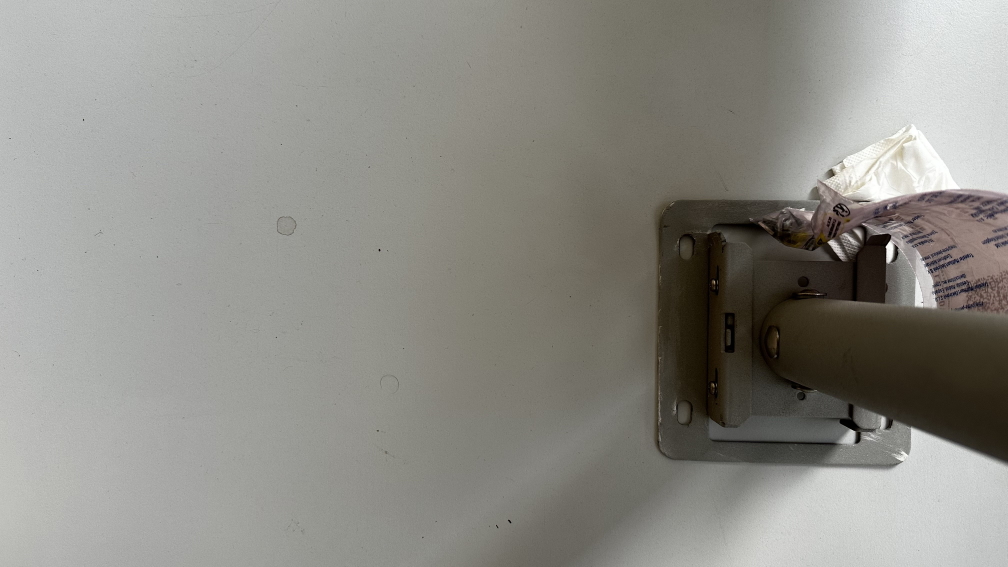
#> input picture Image preprocessing/Camera data handling/testy/System Wizyjny - kontrola jakości/ZdjeciaElementy/IMG_0030.jpg, 4032 x 2268 px, given in place of bgr_video.mp4, which was not available (shown at 1/4 size)
$ python Find_shape_test.py
#> lines starting #> are read from the running program, lines starting #| are printed output that depends on the picture; pictures that were not available may be replaced by others from this repository, and a replacement may not be noted
import numpy as np
import cv2
from skimage import data, filters

# ------------------ Skrypt do wykrywania nowych elementów na obrazie - TEST ------------------- #

#na podstawie
#https://learnopencv.com/simple-background-estimation-in-videos-using-opencv-c-python/
#https://learnopencv.com/moving-object-detection-with-opencv/

# Open Video
cap = cv2.VideoCapture('../../bgr_video/bgr_video.mp4')

# Randomly select 25 frames
frameIds = cap.get(cv2.CAP_PROP_FRAME_COUNT) * np.random.uniform(size=25)

# Store selected frames in an array
frames = []
for fid in frameIds:
    cap.set(cv2.CAP_PROP_POS_FRAMES, fid)
    ret, frame = cap.read()
    frames.append(frame)
#> this loop made 25 passes
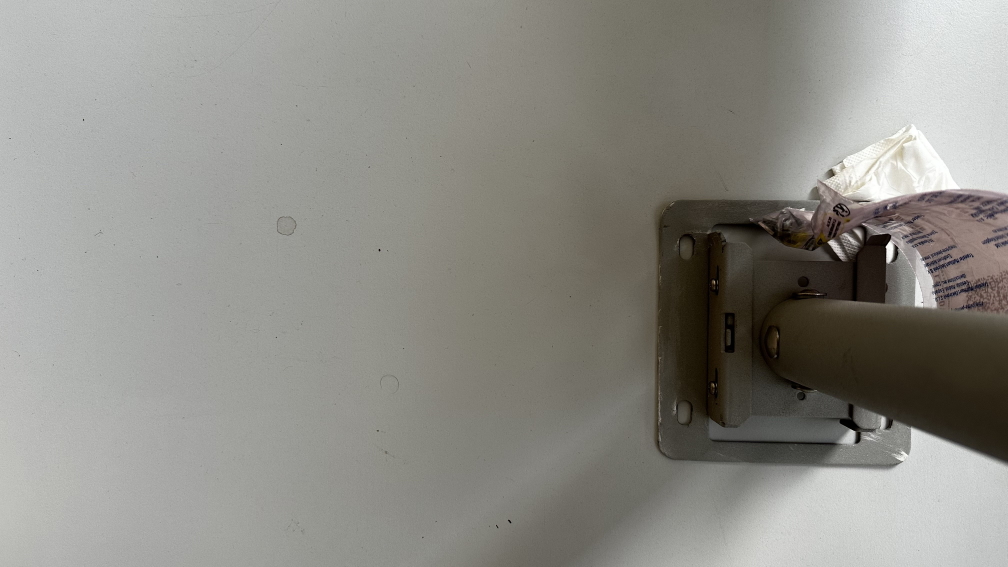
#> input picture Image preprocessing/Camera data handling/testy/System Wizyjny - kontrola jakości/ZdjeciaElementy/IMG_0030.jpg, 4032 x 2268 px, given in place of bgr_video.mp4, which was not available (shown at 1/4 size)
#> after the loop, frames = 25 items

# Calculate the median along the time axis
medianFrame = np.median(frames, axis=0).astype(dtype=np.uint8)
#> medianFrame is the input picture: shape (2268, 4032, 3); mean B, G, R 134.2, 140.3, 141.5

# Display median frame
cv2.imshow('frame', medianFrame)
cv2.waitKey(0)

cap.set(cv2.CAP_PROP_POS_FRAMES, 0)

# Convert background to grayscale
grayMedianFrame = cv2.cvtColor(medianFrame, cv2.COLOR_BGR2GRAY)

#Do zapisania wideo
fourcc = cv2.VideoWriter_fourcc(*'mp4v')

# Loop over all frames
ret = True
out = None
while (ret):
    # Read frame
    ret, frame = cap.read()
    # Convert current frame to grayscale
    if frame is not None:
        frame = cv2.cvtColor(frame, cv2.COLOR_BGR2GRAY)
        # Calculate absolute difference of current frame and
        # the median frame
        dframe = cv2.absdiff(frame, grayMedianFrame)
#> dframe: shape (2268, 4032); every value is 0
        # Treshold to binarize
        th, dframe = cv2.threshold(dframe, 30, 255, cv2.THRESH_BINARY)
        # set the kernal
        kernel = cv2.getStructuringElement(cv2.MORPH_ELLIPSE, (3, 3))
        # Apply erosion
        mask_eroded = cv2.morphologyEx(dframe, cv2.MORPH_OPEN, kernel)
        # mask_eroded = dframe
        contours, hierarchy = cv2.findContours(mask_eroded, cv2.RETR_EXTERNAL, cv2.CHAIN_APPROX_SIMPLE)
#> contours = []

        min_contour_area = 200  # Define your minimum area threshold
        large_contours = [cnt for cnt in contours if cv2.contourArea(cnt) > min_contour_area]
#> large_contours = []

        frame_out = frame.copy()
        for cnt in large_contours:
            x, y, w, h = cv2.boundingRect(cnt)
            frame_out = cv2.rectangle(frame, (x, y), (x + w, y + h), (0, 200, 200), 3)
#> this loop made 0 passes

        if dframe.shape[0] != frame.shape[0]:
            height = min(dframe.shape[0], frame.shape[0])
            dframe = cv2.resize(dframe, (dframe.shape[1], height))
            frame = cv2.resize(frame, (frame.shape[1], height))

        combined_image = cv2.vconcat([mask_eroded, frame_out])
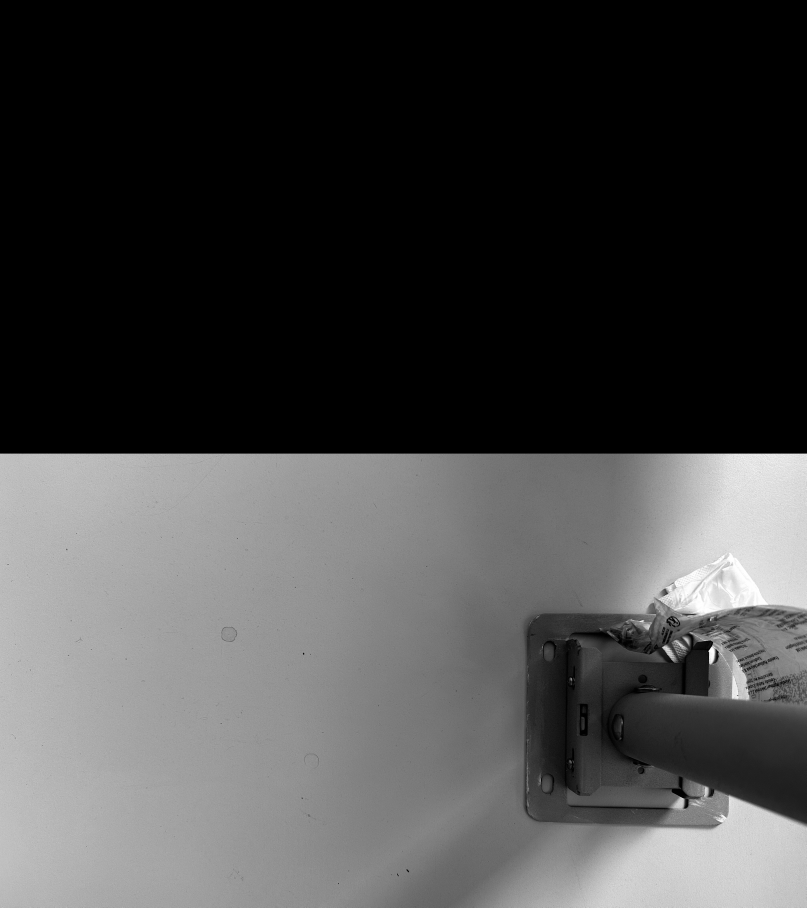
#> combined_image: shape (4536, 4032) (shown at 1/5 size); min 0, max 255, mean 70
        combined_image = cv2.resize(combined_image, (combined_image.shape[1] // 2, combined_image.shape[0] // 2))
#> combined_image: shape (2268, 2016)

        if out is None:
            out = cv2.VideoWriter('../../output.mp4', fourcc, 20.0, (combined_image.shape[1], combined_image.shape[0]))

        out.write(combined_image)
        cv2.imshow('Combined Image', combined_image)
        cv2.waitKey(20)
    else:
        break

# Release video object
cap.release()
out.release()
# Destroy all windows
cv2.destroyAllWindows()

$ run again, on Image preprocessing/Camera data handling/testy/System Wizyjny - kontrola jakości/ZdjeciaElementy/IMG_0043.jpg
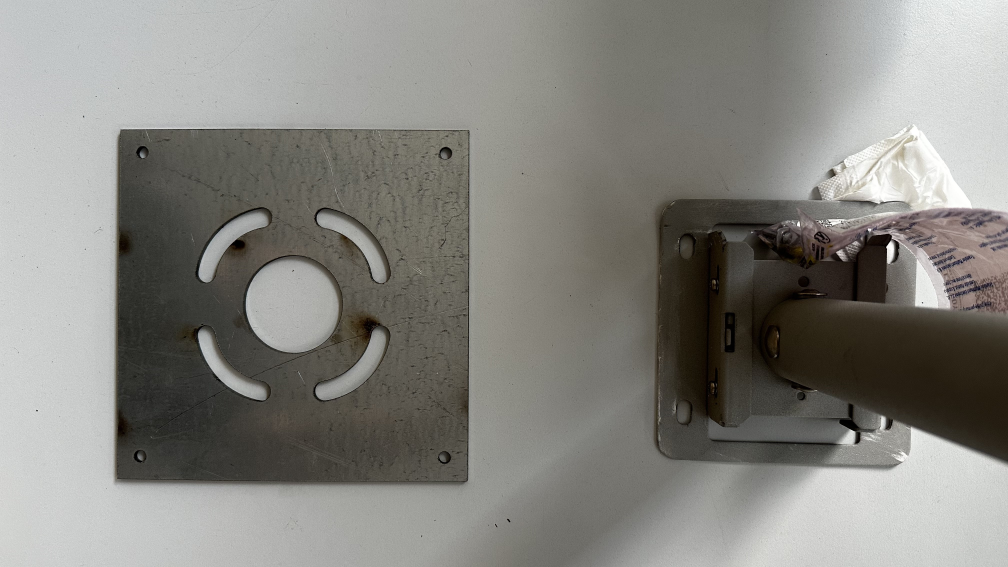
#> input picture Image preprocessing/Camera data handling/testy/System Wizyjny - kontrola jakości/ZdjeciaElementy/IMG_0043.jpg, 4032 x 2268 px, given in place of bgr_video.mp4, which was not available (shown at 1/4 size)
#> the loop `for fid in frameIds:` made 25 passes
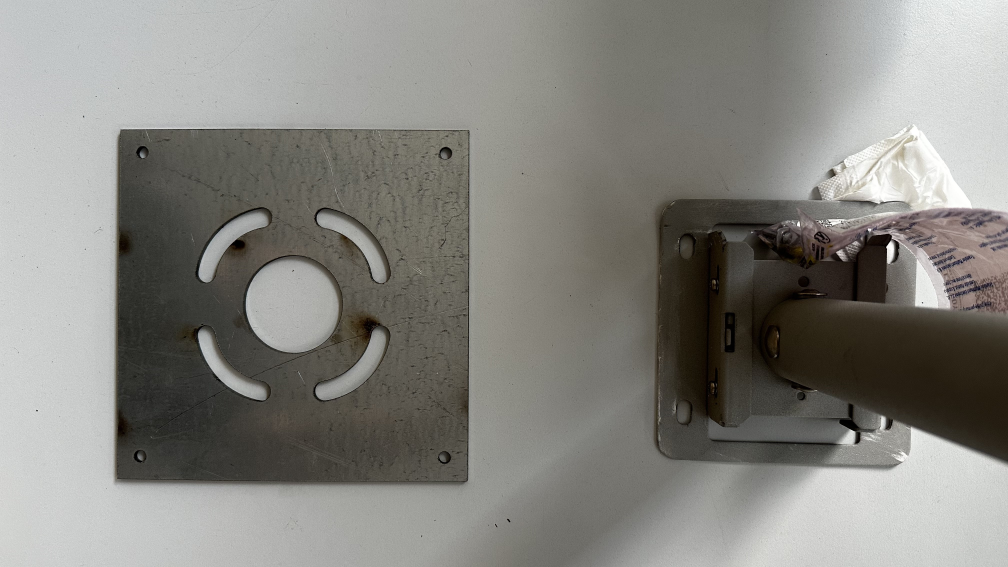
#> input picture Image preprocessing/Camera data handling/testy/System Wizyjny - kontrola jakości/ZdjeciaElementy/IMG_0043.jpg, 4032 x 2268 px, given in place of bgr_video.mp4, which was not available (shown at 1/4 size)
#> after the loop `for fid in frameIds:`: frames = 25 items
#> medianFrame is the input picture: shape (2268, 4032, 3); mean B, G, R 128.2, 133.3, 134.4
#> dframe: shape (2268, 4032); every value is 0
#> contours = []
#> `combined_image = cv2.vconcat([mask_eroded, frame_out])`:
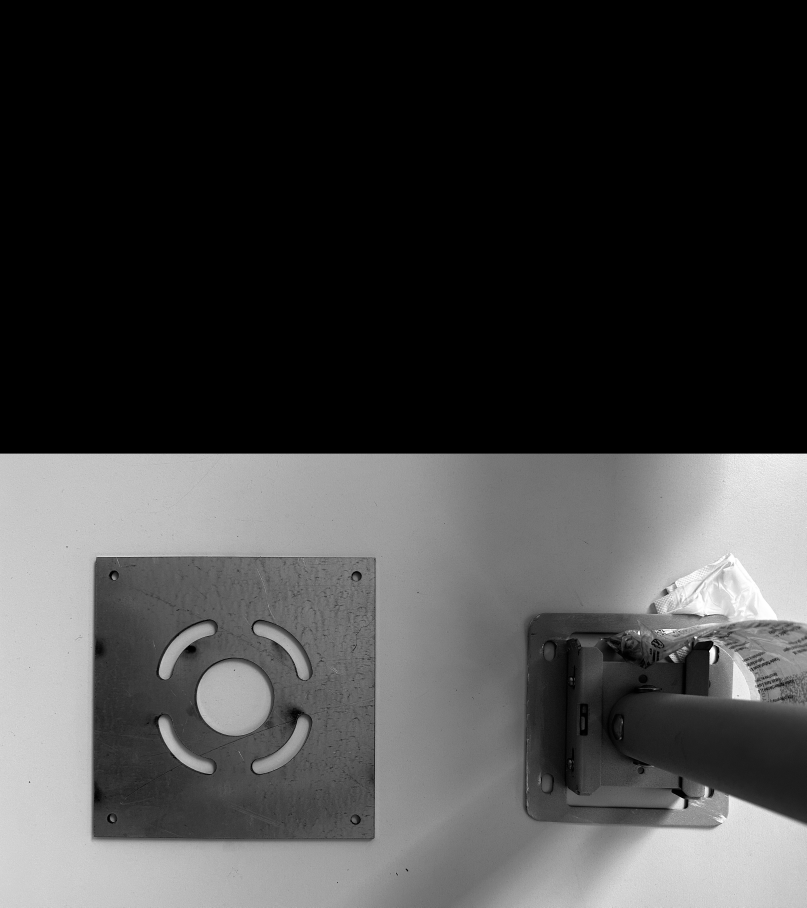
#> combined_image: shape (4536, 4032) (shown at 1/5 size); min 0, max 255, mean 66.5

$ run again, on Image preprocessing/Camera data handling/testy/System Wizyjny - kontrola jakości/ZdjeciaElementy/IMG_0049.jpg
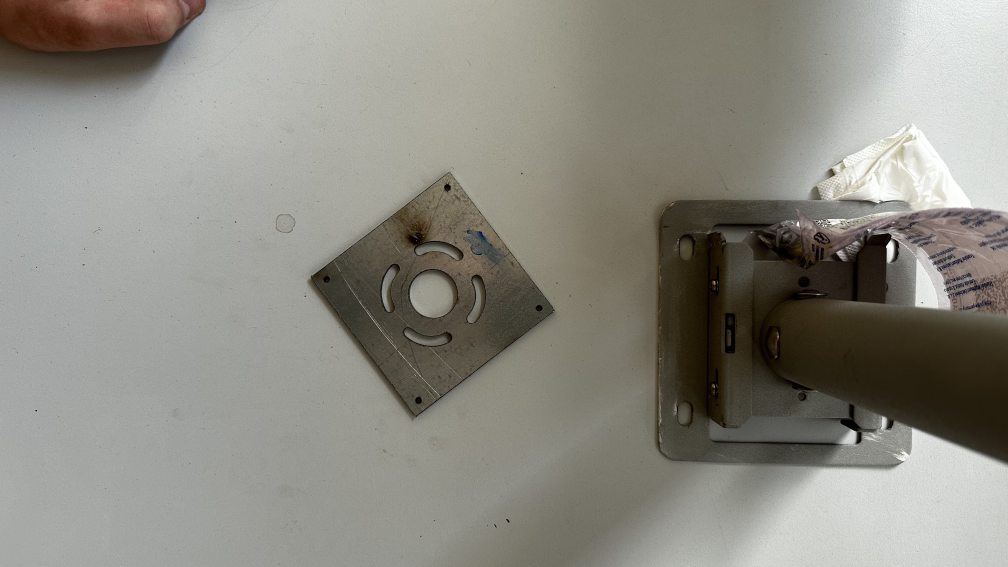
#> input picture Image preprocessing/Camera data handling/testy/System Wizyjny - kontrola jakości/ZdjeciaElementy/IMG_0049.jpg, 4032 x 2268 px, given in place of bgr_video.mp4, which was not available (shown at 1/4 size)
#> the loop `for fid in frameIds:` made 25 passes
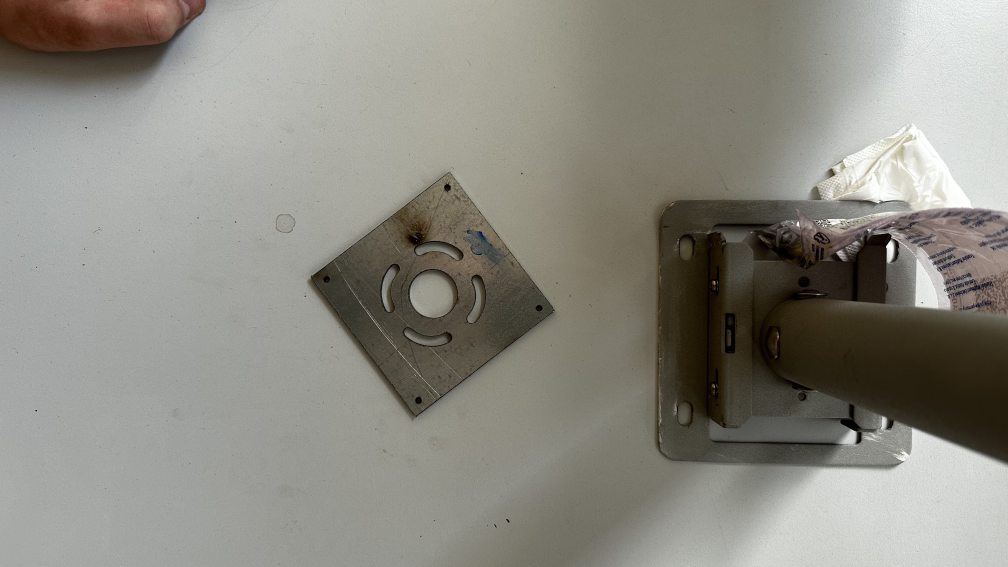
#> input picture Image preprocessing/Camera data handling/testy/System Wizyjny - kontrola jakości/ZdjeciaElementy/IMG_0049.jpg, 4032 x 2268 px, given in place of bgr_video.mp4, which was not available (shown at 1/4 size)
#> after the loop `for fid in frameIds:`: frames = 25 items
#> medianFrame is the input picture: shape (2268, 4032, 3); mean B, G, R 130.7, 139.2, 141.1
#> `grayMedianFrame = cv2.cvtColor(medianFrame, cv2.COLOR_BGR2GRAY)`:
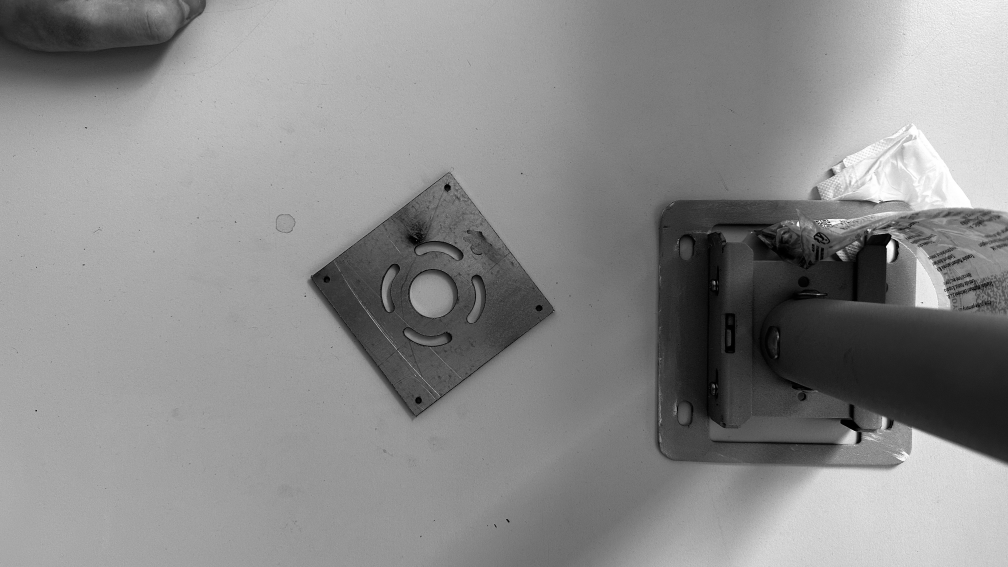
#> grayMedianFrame: shape (2268, 4032) (shown at 1/4 size); min 0, max 255, mean 138.8
#> dframe: shape (2268, 4032); every value is 0
#> contours = []
#> `combined_image = cv2.vconcat([mask_eroded, frame_out])`:
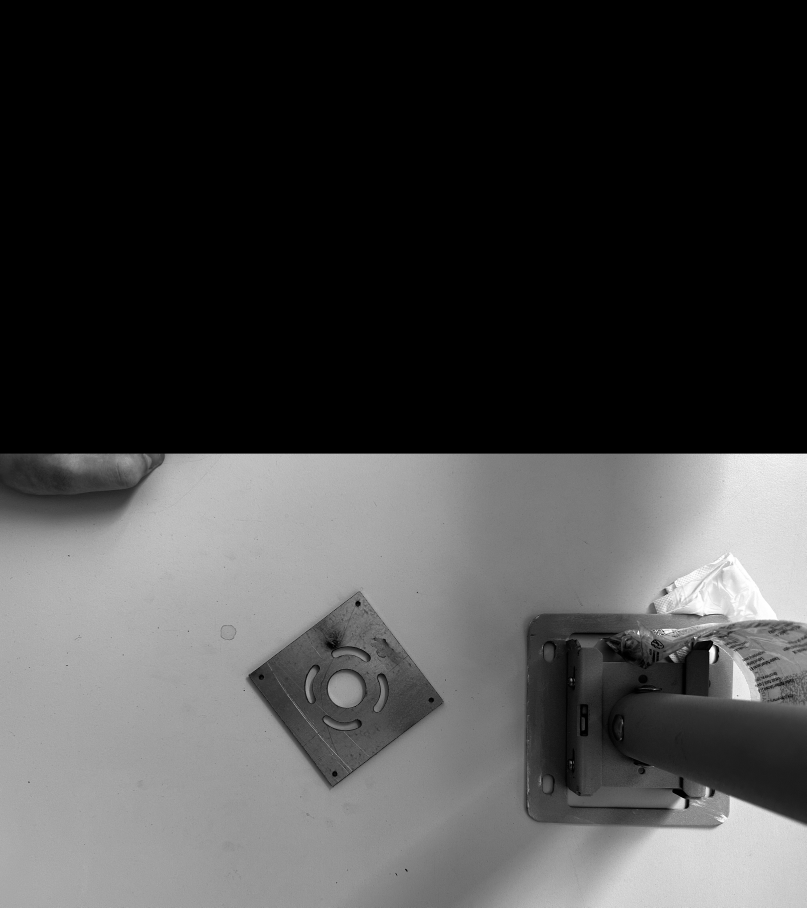
#> combined_image: shape (4536, 4032) (shown at 1/5 size); min 0, max 255, mean 69.4

$ run again, on Image preprocessing/Camera data handling/testy/System Wizyjny - kontrola jakości/ZdjeciaElementy/IMG_0050.jpg
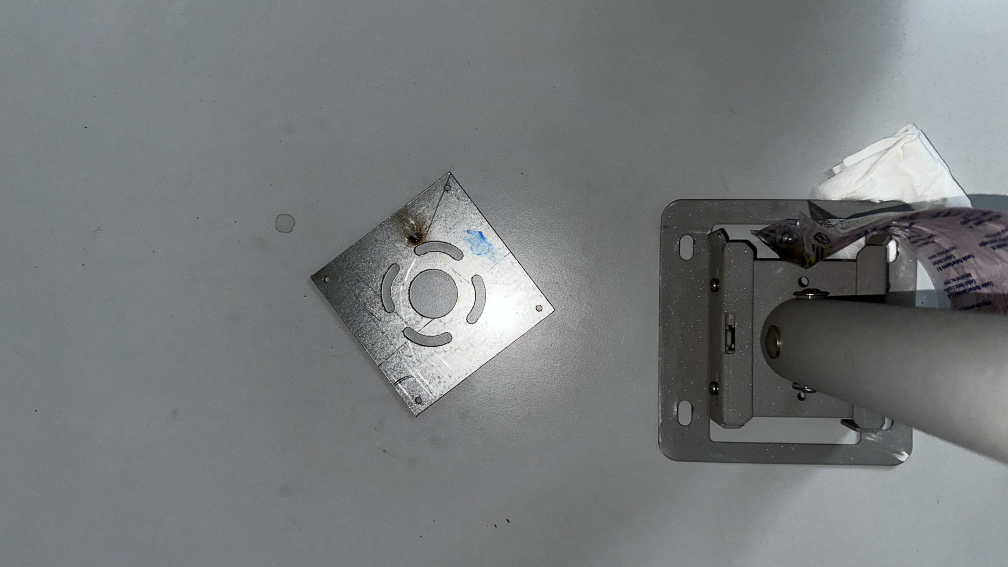
#> input picture Image preprocessing/Camera data handling/testy/System Wizyjny - kontrola jakości/ZdjeciaElementy/IMG_0050.jpg, 4032 x 2268 px, given in place of bgr_video.mp4, which was not available (shown at 1/4 size)
#> the loop `for fid in frameIds:` made 25 passes
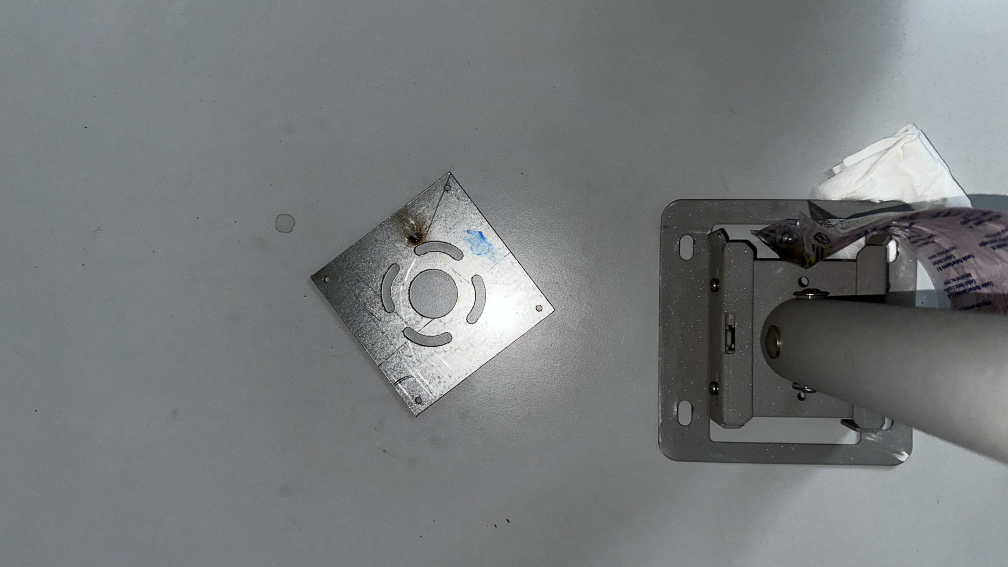
#> input picture Image preprocessing/Camera data handling/testy/System Wizyjny - kontrola jakości/ZdjeciaElementy/IMG_0050.jpg, 4032 x 2268 px, given in place of bgr_video.mp4, which was not available (shown at 1/4 size)
#> after the loop `for fid in frameIds:`: frames = 25 items
#> medianFrame is the input picture: shape (2268, 4032, 3); mean B, G, R 123, 121.9, 119
#> dframe: shape (2268, 4032); every value is 0
#> contours = []
#> `combined_image = cv2.vconcat([mask_eroded, frame_out])`:
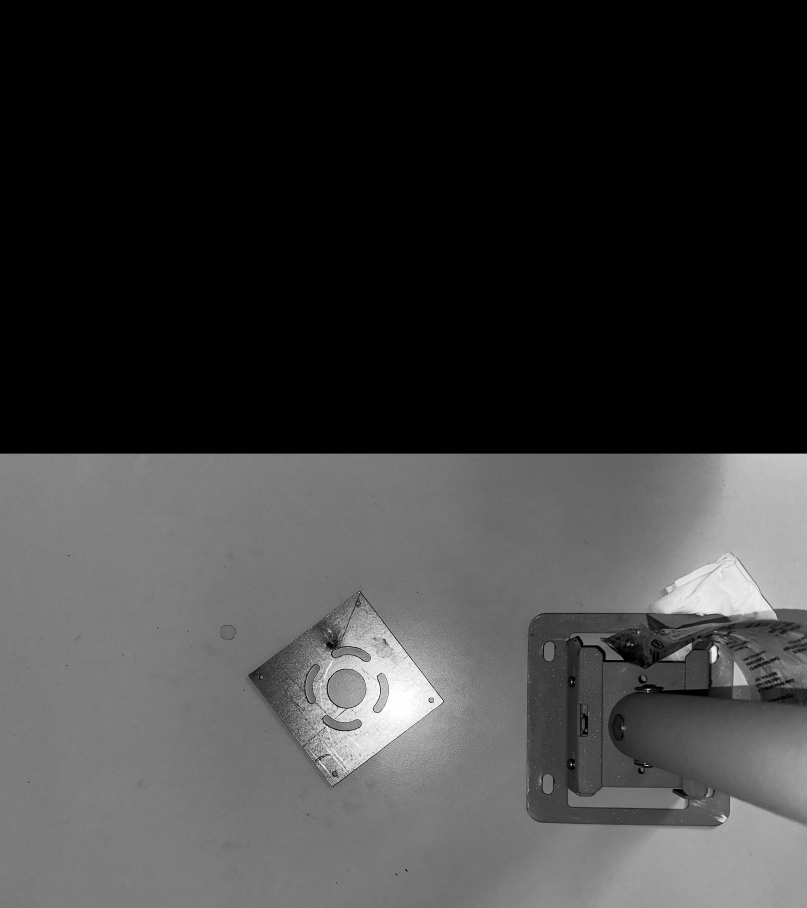
#> combined_image: shape (4536, 4032) (shown at 1/5 size); min 0, max 255, mean 60.6
